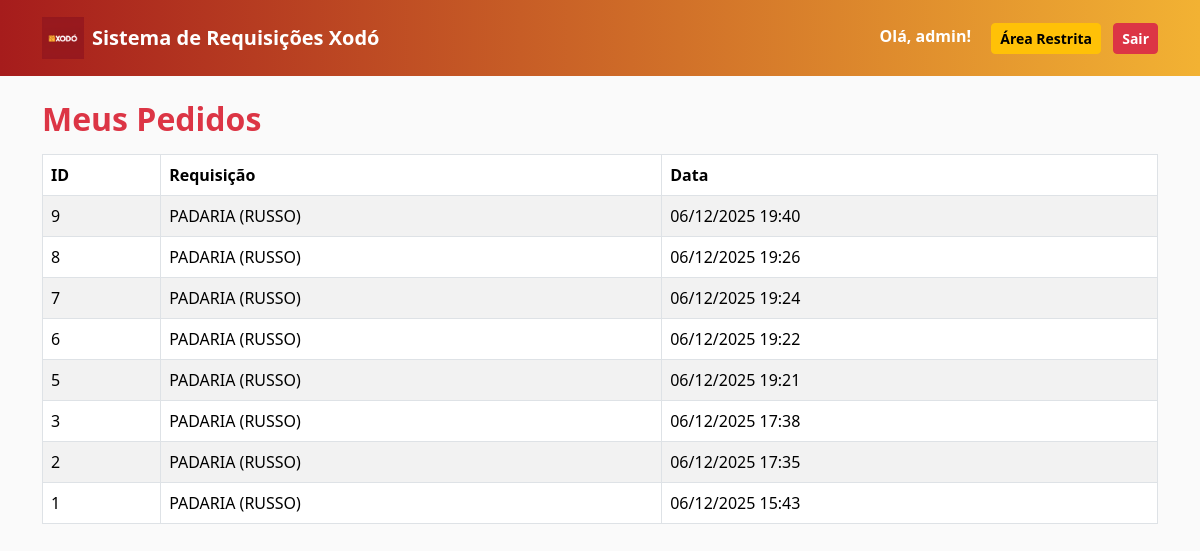
The page /meus-pedidos/ (signed in) on the database its author committed.
### core/models.py (models this page shows, shortened)
class Order(models.Model):
    user = models.ForeignKey(User, on_delete=models.CASCADE)
    requisition = models.ForeignKey(Requisition, on_delete=models.CASCADE)
    created_at = models.DateTimeField(auto_now_add=True)
    is_read = models.BooleanField(default=False)
    class Meta:
        permissions = [
            ("can_receive_orders", "Pode receber e gerenciar pedidos"),
        ]

class Requisition(models.Model):
    name = models.CharField(max_length=100)
    description = models.TextField(blank=True)
    image = models.ImageField(upload_to="requisitions/", null=True, blank=True)
    icon = models.ImageField(upload_to="icons/", null=True, blank=True)
    created_at = models.DateTimeField(auto_now_add=True)

### core/views.py (the view)
# urls.py: path("meus-pedidos/", views.user_orders, name="user_orders"),
@login_required
def user_orders(request):
    orders = Order.objects.filter(user=request.user).order_by("-created_at")
    return render(request, "user/user_orders.html", {"orders": orders})

### core/templates/user/user_orders.html (shortened to what this page needs)
{% extends "base.html" %}
{% block content %}
<h2 class="fw-bold text-danger mb-3">Meus Pedidos</h2>
<table class="table table-striped table-bordered">
    <thead>
        <tr>
            <th>ID</th>
            <th>Requisição</th>
            <th>Data</th>
        </tr>
    </thead>
    <tbody>
        {% for order in orders %}
        <tr>
            <td>{{ order.id }}</td>
            <td>{{ order.requisition.name }}</td>
            <td>{{ order.created_at|date:"d/m/Y H:i" }}</td>
        </tr>
        {% endfor %}
    </tbody>
</table>
{% endblock %}

### core/templates/base.html (shortened to what this page needs)
{% load static %}
<!DOCTYPE html>
<html lang="pt-br">
<head>
    <link href="https://cdn.jsdelivr.net/npm/bootstrap@5.3.3/dist/css/bootstrap.min.css" rel="stylesheet">
</head>
<body>
<nav class="navbar xodo-navbar mb-4">
    <div class="container d-flex justify-content-between">
        <a href="/" class="navbar-brand d-flex align-items-center text-white fw-bold">
            <img src="{% static 'logo_xodo.png' %}" class="xodo-logo me-2">
            Sistema de Requisições Xodó
        </a>
        {% if user.is_authenticated %}
            <div>
                <span class="nav-user me-3">Olá, {{ user.username }}!</span>
                {% if user.is_staff %}
                <a href="/xodo-admin/" class="btn btn-warning btn-sm fw-bold me-2">
                    Área Restrita
                </a>
                {% endif %}
                <a href="/logout/" class="btn btn-danger btn-sm fw-bold">Sair</a>
            </div>
        {% endif %}
    </div>
</nav>
<div class="container mb-5">
    {% block content %}{% endblock %}
</div>
</body>
</html>

### core/templates/base.html (style rules this page uses)
:root { --xodo-red: #a61c1c; --xodo-red-dark: #7a1111; --xodo-yellow: #f2b233; }
body { background: #fafafa; }
.xodo-navbar { background: linear-gradient(90deg, #A61C1C, #F2B233); padding: 12px; }
.xodo-logo { height: 42px; }
.nav-user { font-weight: bold; color: white; }

### rows shown on the page
Order: id "9", requisition.name "PADARIA (RUSSO)", created_at "06/12/2025 19:40"
Order: id "8", requisition.name "PADARIA (RUSSO)", created_at "06/12/2025 19:26"
Order: id "7", requisition.name "PADARIA (RUSSO)", created_at "06/12/2025 19:24"
Order: id "6", requisition.name "PADARIA (RUSSO)", created_at "06/12/2025 19:22"
Order: id "5", requisition.name "PADARIA (RUSSO)", created_at "06/12/2025 19:21"
Order: id "3", requisition.name "PADARIA (RUSSO)", created_at "06/12/2025 17:38"
Order: id "2", requisition.name "PADARIA (RUSSO)", created_at "06/12/2025 17:35"
Order: id "1", requisition.name "PADARIA (RUSSO)", created_at "06/12/2025 15:43"

### other values the page prints
{{ user.username }} "admin"
